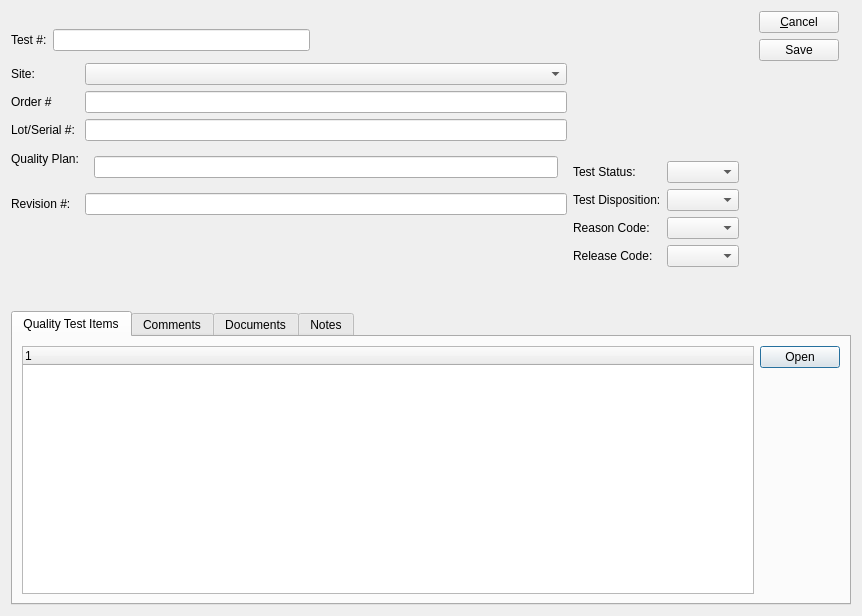
<?xml version="1.0" encoding="UTF-8"?>
<ui version="4.0">
 <comment>This file is part of the Quality Package for xTuple ERP,
and is Copyright (c) 1999-2017 by OpenMFG LLC, d/b/a xTuple.  It
is licensed to you under the xTuple End-User License Agreement (&quot;the
EULA&quot;), the full text of which is available at www.xtuple.com/EULA.
While the EULA gives you access to source code and encourages your
involvement in the development process, this Package is not free
software.  By using this software, you agree to be bound by the
terms of the EULA.</comment>
 <class>qtest</class>
 <widget class="QDialog" name="qtest">
  <property name="geometry">
   <rect>
    <x>0</x>
    <y>0</y>
    <width>862</width>
    <height>616</height>
   </rect>
  </property>
  <property name="windowTitle">
   <string>Quality Test</string>
  </property>
  <property name="layoutDirection">
   <enum>Qt::LeftToRight</enum>
  </property>
  <layout class="QGridLayout" name="gridLayout">
   <item row="1" column="0">
    <layout class="QGridLayout" name="gridLayout_2">
     <item row="2" column="2">
      <widget class="QTabWidget" name="_tabs">
       <property name="currentIndex">
        <number>0</number>
       </property>
       <widget class="QWidget" name="_qtitemTab">
        <attribute name="title">
         <string>Quality Test Items</string>
        </attribute>
        <layout class="QGridLayout" name="gridLayout_6">
         <item row="0" column="0">
          <layout class="QHBoxLayout" name="horizontalLayout_5">
           <item>
            <layout class="QVBoxLayout" name="verticalLayout_5">
             <item>
              <widget class="XTreeWidget" name="_qtestItems">
               <zorder>qt_scrollarea_viewport</zorder>
               <zorder>qt_scrollarea_hcontainer</zorder>
              </widget>
             </item>
            </layout>
           </item>
           <item>
            <layout class="QVBoxLayout" name="verticalLayout_4">
             <item>
              <widget class="QPushButton" name="_openqtestitem">
               <property name="text">
                <string>Open</string>
               </property>
              </widget>
             </item>
             <item>
              <spacer>
               <property name="orientation">
                <enum>Qt::Vertical</enum>
               </property>
               <property name="sizeType">
                <enum>QSizePolicy::Expanding</enum>
               </property>
               <property name="sizeHint" stdset="0">
                <size>
                 <width>20</width>
                 <height>20</height>
                </size>
               </property>
              </spacer>
             </item>
            </layout>
           </item>
           <item>
            <layout class="QVBoxLayout" name="verticalLayout_6"/>
           </item>
          </layout>
         </item>
        </layout>
       </widget>
       <widget class="QWidget" name="_commentsTab">
        <attribute name="title">
         <string>Comments</string>
        </attribute>
        <layout class="QGridLayout" name="gridLayout_4">
         <item row="0" column="0">
          <widget class="Comments" name="_comments"/>
         </item>
        </layout>
       </widget>
       <widget class="QWidget" name="_documentsTab">
        <attribute name="title">
         <string>Documents</string>
        </attribute>
        <layout class="QGridLayout" name="gridLayout_5">
         <item row="0" column="0">
          <widget class="Documents" name="_documents"/>
         </item>
        </layout>
       </widget>
       <widget class="QWidget" name="_notesTab">
        <attribute name="title">
         <string>Notes</string>
        </attribute>
        <layout class="QGridLayout" name="gridLayout_3">
         <item row="0" column="0">
          <widget class="QTextEdit" name="_notes"/>
         </item>
        </layout>
       </widget>
      </widget>
     </item>
     <item row="1" column="2">
      <layout class="QHBoxLayout" name="horizontalLayout_3">
       <item>
        <layout class="QVBoxLayout" name="verticalLayout_2">
         <property name="topMargin">
          <number>18</number>
         </property>
         <item>
          <layout class="QHBoxLayout" name="horizontalLayout">
           <item>
            <widget class="QLabel" name="_codeLit">
             <property name="text">
              <string>Test #:</string>
             </property>
            </widget>
           </item>
           <item>
            <widget class="QLineEdit" name="_test"/>
           </item>
           <item>
            <spacer name="horizontalSpacer">
             <property name="orientation">
              <enum>Qt::Horizontal</enum>
             </property>
             <property name="sizeHint" stdset="0">
              <size>
               <width>40</width>
               <height>20</height>
              </size>
             </property>
            </spacer>
           </item>
          </layout>
         </item>
         <item>
          <widget class="ItemCluster" name="_item"/>
         </item>
         <item>
          <layout class="QFormLayout" name="formLayout_2">
           <item row="0" column="0">
            <widget class="XLabel" name="xlabel">
             <property name="text">
              <string>Site:</string>
             </property>
            </widget>
           </item>
           <item row="0" column="1">
            <widget class="WComboBox" name="_site"/>
           </item>
           <item row="1" column="0">
            <widget class="XLabel" name="xlabel_2">
             <property name="text">
              <string>Order #</string>
             </property>
            </widget>
           </item>
           <item row="1" column="1">
            <widget class="XLineEdit" name="_order"/>
           </item>
           <item row="2" column="0">
            <widget class="XLabel" name="xlabel_3">
             <property name="text">
              <string>Lot/Serial #:</string>
             </property>
            </widget>
           </item>
           <item row="2" column="1">
            <widget class="XLineEdit" name="_lotsrl"/>
           </item>
           <item row="4" column="0">
            <widget class="QLabel" name="_descLit">
             <property name="text">
              <string>Quality Plan:</string>
             </property>
            </widget>
           </item>
           <item row="4" column="1">
            <widget class="QStackedWidget" name="_qplanStack">
             <property name="currentIndex">
              <number>0</number>
             </property>
             <widget class="QWidget" name="page1">
              <layout class="QVBoxLayout" name="verticalLayout_3">
               <item>
                <widget class="XLineEdit" name="_qplan"/>
               </item>
              </layout>
             </widget>
             <widget class="QWidget" name="page2">
              <layout class="QVBoxLayout" name="verticalLayout_7">
               <item>
                <widget class="XComboBox" name="_qplanSelect"/>
               </item>
              </layout>
             </widget>
            </widget>
           </item>
           <item row="5" column="0">
            <widget class="QLabel" name="_revNumLit">
             <property name="text">
              <string>Revision #:</string>
             </property>
            </widget>
           </item>
           <item row="5" column="1">
            <widget class="XLineEdit" name="_revnum">
             <property name="enabled">
              <bool>true</bool>
             </property>
            </widget>
           </item>
          </layout>
         </item>
         <item>
          <spacer name="verticalSpacer_2">
           <property name="orientation">
            <enum>Qt::Vertical</enum>
           </property>
           <property name="sizeHint" stdset="0">
            <size>
             <width>20</width>
             <height>40</height>
            </size>
           </property>
          </spacer>
         </item>
        </layout>
       </item>
       <item>
        <layout class="QVBoxLayout" name="horizontalLayout_item">
         <item>
          <widget class="DateCluster" name="_date"/>
         </item>
         <item>
          <layout class="QFormLayout" name="formLayout">
           <property name="fieldGrowthPolicy">
            <enum>QFormLayout::FieldsStayAtSizeHint</enum>
           </property>
           <property name="topMargin">
            <number>0</number>
           </property>
           <property name="bottomMargin">
            <number>18</number>
           </property>
           <item row="4" column="0">
            <widget class="QLabel" name="label">
             <property name="text">
              <string>Test Status:</string>
             </property>
            </widget>
           </item>
           <item row="4" column="1">
            <widget class="XComboBox" name="_testStatus"/>
           </item>
           <item row="5" column="1">
            <widget class="XComboBox" name="_testDisp"/>
           </item>
           <item row="5" column="0">
            <widget class="XLabel" name="xlabel_6">
             <property name="text">
              <string>Test Disposition:</string>
             </property>
            </widget>
           </item>
           <item row="6" column="0">
            <widget class="XLabel" name="xlabel_7">
             <property name="text">
              <string>Reason Code:</string>
             </property>
            </widget>
           </item>
           <item row="6" column="1">
            <widget class="XComboBox" name="_reason">
             <property name="allowNull">
              <bool>true</bool>
             </property>
            </widget>
           </item>
           <item row="7" column="0">
            <widget class="XLabel" name="xlabel_8">
             <property name="text">
              <string>Release Code:</string>
             </property>
            </widget>
           </item>
           <item row="7" column="1">
            <widget class="XComboBox" name="_release">
             <property name="allowNull">
              <bool>true</bool>
             </property>
            </widget>
           </item>
          </layout>
         </item>
        </layout>
       </item>
       <item>
        <layout class="QVBoxLayout" name="verticalLayout">
         <property name="leftMargin">
          <number>14</number>
         </property>
         <property name="rightMargin">
          <number>12</number>
         </property>
         <item>
          <widget class="QPushButton" name="_cancel">
           <property name="text">
            <string>&amp;Cancel</string>
           </property>
          </widget>
         </item>
         <item>
          <widget class="QPushButton" name="_save">
           <property name="text">
            <string>Save</string>
           </property>
          </widget>
         </item>
         <item>
          <spacer name="verticalSpacer_4">
           <property name="orientation">
            <enum>Qt::Vertical</enum>
           </property>
           <property name="sizeHint" stdset="0">
            <size>
             <width>20</width>
             <height>40</height>
            </size>
           </property>
          </spacer>
         </item>
         <item>
          <spacer name="verticalSpacer">
           <property name="orientation">
            <enum>Qt::Vertical</enum>
           </property>
           <property name="sizeType">
            <enum>QSizePolicy::Fixed</enum>
           </property>
           <property name="sizeHint" stdset="0">
            <size>
             <width>20</width>
             <height>0</height>
            </size>
           </property>
          </spacer>
         </item>
        </layout>
       </item>
      </layout>
     </item>
    </layout>
   </item>
  </layout>
 </widget>
 <customwidgets>
  <customwidget>
   <class>Comments</class>
   <extends>QWidget</extends>
   <header>comments.h</header>
  </customwidget>
  <customwidget>
   <class>DateCluster</class>
   <extends>QWidget</extends>
   <header>datecluster.h</header>
  </customwidget>
  <customwidget>
   <class>Documents</class>
   <extends>QWidget</extends>
   <header>documents.h</header>
  </customwidget>
  <customwidget>
   <class>ItemCluster</class>
   <extends>QWidget</extends>
   <header>itemcluster.h</header>
  </customwidget>
  <customwidget>
   <class>WComboBox</class>
   <extends>XComboBox</extends>
   <header>wcombobox.h</header>
  </customwidget>
  <customwidget>
   <class>XComboBox</class>
   <extends>QComboBox</extends>
   <header>xcombobox.h</header>
  </customwidget>
  <customwidget>
   <class>XLabel</class>
   <extends>QLabel</extends>
   <header>xlabel.h</header>
  </customwidget>
  <customwidget>
   <class>XLineEdit</class>
   <extends>QLineEdit</extends>
   <header>xlineedit.h</header>
  </customwidget>
  <customwidget>
   <class>XTreeWidget</class>
   <extends>QTreeWidget</extends>
   <header>xtreewidget.h</header>
   <container>1</container>
  </customwidget>
 </customwidgets>
 <tabstops>
  <tabstop>_save</tabstop>
  <tabstop>_qtestItems</tabstop>
  <tabstop>_tabs</tabstop>
  <tabstop>_cancel</tabstop>
 </tabstops>
 <resources/>
 <connections>
  <connection>
   <sender>_cancel</sender>
   <signal>clicked()</signal>
   <receiver>qtest</receiver>
   <slot>close()</slot>
   <hints>
    <hint type="sourcelabel">
     <x>335</x>
     <y>31</y>
    </hint>
    <hint type="destinationlabel">
     <x>246</x>
     <y>7</y>
    </hint>
   </hints>
  </connection>
  <connection>
   <sender>_qtestItems</sender>
   <signal>valid(bool)</signal>
   <receiver>_openqtestitem</receiver>
   <slot>setEnabled(bool)</slot>
   <hints>
    <hint type="sourcelabel">
     <x>335</x>
     <y>31</y>
    </hint>
    <hint type="destinationlabel">
     <x>246</x>
     <y>7</y>
    </hint>
   </hints>
  </connection>
 </connections>
</ui>
